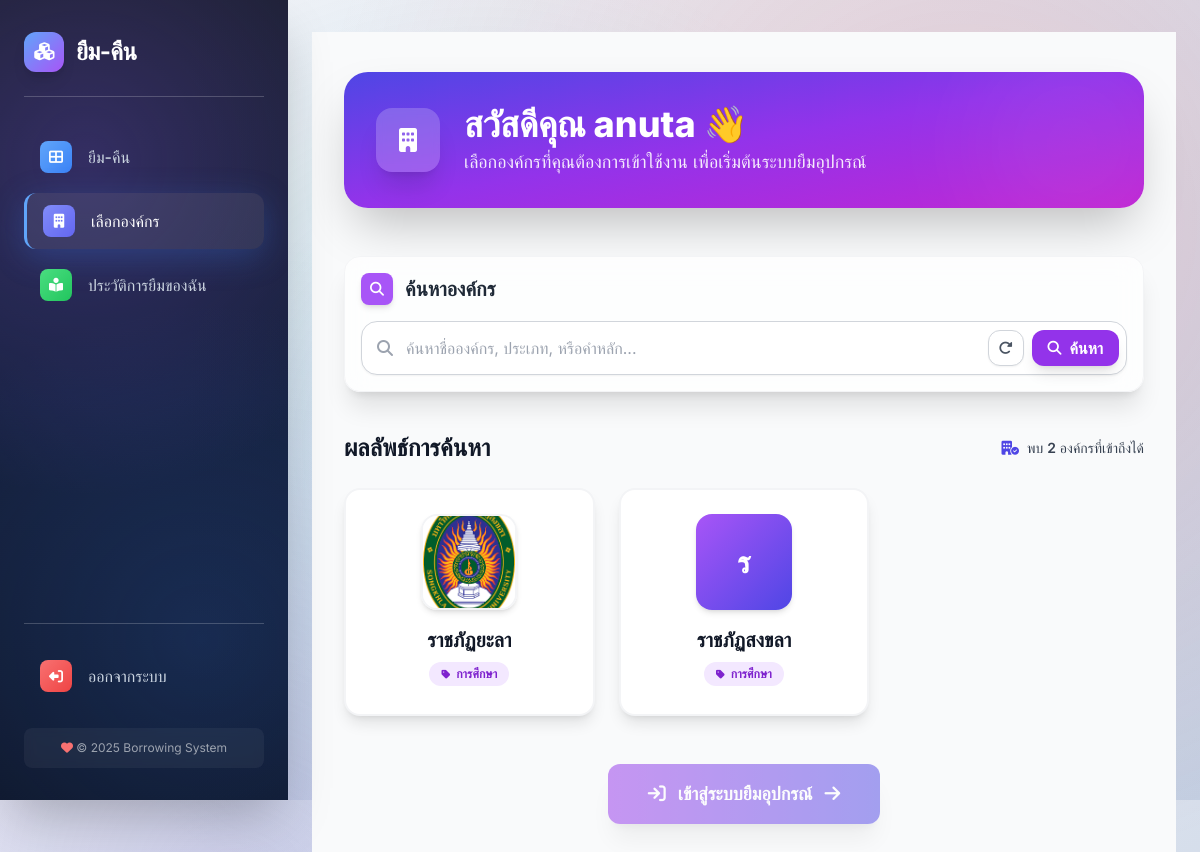
/pick-organization/ (signed in), run on the app's committed database.
### users/models.py (models this page shows, shortened)
class CustomUser(AbstractUser):
    organization = models.ForeignKey(Organization, on_delete=models.SET_NULL, null=True, blank=True, verbose_name="องค์กร")
    is_org_admin = models.BooleanField(default=False, verbose_name="ผู้ดูแลองค์กร")
    is_platform_admin = models.BooleanField(default=False, verbose_name="ผู้ดูแลแพลตฟอร์ม")
    phone_number = models.CharField(max_length=20, blank=True, null=True)
    profile_image = models.ImageField(upload_to='profiles/', blank=True, null=True)  # << เพิ่มบรรทัดนี้
    class Meta:
        verbose_name = "ผู้ใช้งาน"
        verbose_name_plural = "ผู้ใช้งาน"

class Organization(models.Model):
    name = models.CharField(max_length=255, unique=True, verbose_name="ชื่อองค์กร")
    address = models.TextField(verbose_name="ที่อยู่")
    business_type = models.CharField(max_length=255, verbose_name="ประเภทธุรกิจ", blank=True, null=True)
    logo = models.ImageField(upload_to='org_logos/', blank=True, null=True)
    class Meta:
        verbose_name = "องค์กร"
        verbose_name_plural = "องค์กร"

### users/views.py (the view)
# urls.py: path('pick-organization/', views.pick_organization, name='pick_organization'),
@login_required
def pick_organization(request):
    orgs = Organization.objects.all().order_by('name')
    if request.method == 'POST':
        org_id = request.POST.get('organization_id')
        org = get_object_or_404(Organization, id=org_id)
        request.session['current_org_id'] = org.id
        messages.success(request, f'เลือกองค์กร "{org.name}" เรียบร้อย')
        return redirect('user_dashboard')
    return render(request, 'users/pick_organization.html', {'orgs': orgs})

### users/context_processors.py (called while the page is built)
def unread_notifications_count(request):
    if request.user.is_authenticated:
        count = Notification.objects.filter(user=request.user, is_read=False).count()
        return {'unread_notifications_count': count}
    return {'unread_notifications_count': 0} # หากผู้ใช้ยังไม่ได้ล็อกอิน ให้ส่ง 0

### users/templates/users/pick_organization.html (shortened to what this page needs)
{% extends "users/base.html" %}
{% load static %}
{% block content %}
<div class="min-h-screen bg-gray-50 pt-10 pb-16">
  <div class="max-w-screen-xl mx-auto px-4 sm:px-6 lg:px-8">
    {% with display_name=request.user.get_full_name|default:request.user.username %}
    <div class="relative overflow-hidden rounded-3xl p-8 bg-gradient-to-br from-indigo-600 via-purple-600 to-fuchsia-600 text-white shadow-2xl mb-12">
      <div class="absolute top-0 right-0 -mt-6 -mr-6 h-48 w-48 rounded-full bg-white/10 blur-3xl opacity-70"></div>
      <div class="relative flex items-center gap-6">
        <div class="h-16 w-16 rounded-2xl bg-white/20 backdrop-blur-sm flex items-center justify-center shadow-xl">
          <i class="fa-solid fa-building text-white text-2xl"></i>
        </div>
        <div>
          <div class="text-3xl md:text-4xl font-extrabold mb-1">สวัสดีคุณ {{ display_name }} 👋</div>
          <p class="text-white/90 text-lg">เลือกองค์กรที่คุณต้องการเข้าใช้งาน เพื่อเริ่มต้นระบบยืมอุปกรณ์</p>
        </div>
      </div>
    </div>
    {% endwith %}
    <div class="mb-10">
      <div class="w-full p-4 rounded-2xl shadow-xl bg-white/70 backdrop-blur-md border border-gray-100">
        <div class="flex items-center gap-3 mb-4 text-gray-800">
          <span class="inline-flex items-center justify-center h-8 w-8 rounded-lg bg-purple-500 text-white shadow-md">
            <i class="fa-solid fa-search text-sm"></i>
          </span>
          <span class="text-xl font-bold">ค้นหาองค์กร</span>
        </div>
        <div class="relative w-full">
          <input
            type="text"
            id="searchOrg"
            placeholder="ค้นหาชื่อองค์กร, ประเภท, หรือคำหลัก..."
            class="block w-full pl-11 pr-28 py-3.5 rounded-2xl border border-gray-300 bg-white shadow-sm focus:outline-none focus:ring-2 focus:ring-purple-500 transition text-base"
            aria-label="ค้นหาองค์กร"
          />
          <div class="absolute inset-y-0 right-2 flex items-center gap-2">
            <button
              type="button"
              id="clearSearchBtn"
              class="inline-flex items-center justify-center h-9 w-9 rounded-xl border border-gray-300 bg-white text-gray-600 shadow-sm hover:bg-gray-100 transition"
              title="ล้างคำค้นหา"
              aria-label="ล้างคำค้นหา"
            >
              <i class="fa-solid fa-rotate-right text-sm"></i>
            </button>
            <button
              type="button"
              id="triggerSearchBtn"
              class="inline-flex items-center justify-center px-4 h-9 rounded-xl bg-purple-600 text-white font-semibold shadow-lg hover:bg-purple-700 transition"
              title="ค้นหา"
              aria-label="ค้นหา"
            >
              <i class="fa-solid fa-magnifying-glass mr-2 text-sm"></i> ค้นหา
            </button>
          </div>
        </div>
      </div>
    </div>
    {% if orgs %}
      <div class="flex flex-col md:flex-row md:items-center md:justify-between gap-2 mb-6 text-gray-700">
        <div>
          <h2 class="text-2xl font-bold text-gray-900">ผลลัพธ์การค้นหา</h2>
        </div>
        <div class="flex items-center gap-2 text-sm">
          <i class="fa-solid fa-building-circle-check text-indigo-600"></i>
          <span>พบ <span id="orgCount" class="font-semibold">{{ orgs|length }}</span> องค์กรที่เข้าถึงได้</span>
        </div>
      </div>
      <form method="post" id="pickOrgForm">
        <div id="orgGrid" class="grid grid-cols-1 sm:grid-cols-2 lg:grid-cols-3 xl:grid-cols-4 gap-6">
          {% for org in orgs %}
            <label class="org-card group cursor-pointer"
                   data-org-name="{{ org.name|lower }}"
                   data-org-type="{{ org.business_type|lower|default:'' }}">
              <div class="relative h-full bg-white rounded-2xl shadow-lg border-2 border-gray-100 peer-checked:border-purple-600 peer-checked:ring-4 peer-checked:ring-purple-200 hover:shadow-xl hover:scale-[1.02] transition-all duration-300 overflow-hidden">
                <div class="p-6 flex flex-col items-center text-center">
                  <div class="relative mb-4">
                    {% if org.logo %}
                      <img src="{{ org.logo.url }}" alt="{{ org.name }}"
                           class="h-24 w-24 object-cover rounded-2xl border-2 border-gray-100 shadow-md transition"
                           onerror="this.style.display='none'; this.nextElementSibling.classList.remove('hidden');" />
                    {% else %}
                      <div class="h-24 w-24 rounded-2xl bg-gradient-to-br from-purple-500 to-indigo-600 text-white flex items-center justify-center text-3xl font-bold shadow-md">
                        {{ org.name|slice:":1"|upper }}
                      </div>
                    {% endif %}
                  </div>
                  <div class="font-bold text-xl text-gray-900 mb-2 line-clamp-2">
                    {{ org.name }}
                  </div>
                  {% if org.business_type %}
                    <div class="inline-flex items-center gap-1.5 px-3 py-1 rounded-full bg-purple-100 text-purple-700 text-xs font-semibold">
                      <i class="fa-solid fa-tag text-[10px]"></i>
                      {{ org.business_type }}
                    </div>
                  {% endif %}
                </div>
              </div>
            </label>
          {% endfor %}
        </div>
        <div class="mt-12 flex justify-center">
          <button type="submit" id="submitButton" disabled
            class="group relative px-10 py-4 rounded-xl bg-gradient-to-r from-purple-600 to-indigo-600 text-white font-bold text-lg shadow-xl hover:shadow-2xl hover:scale-[1.02] transition disabled:opacity-50 disabled:cursor-not-allowed disabled:transform-none">
            <span class="flex items-center gap-3">
              <i class="fa-solid fa-arrow-right-to-bracket"></i>
              เข้าสู่ระบบยืมอุปกรณ์
              <i class="fa-solid fa-arrow-right group-hover:translate-x-1 transition-transform"></i>
            </span>
          </button>
        </div>
      </form>
    {% endif %}
  </div>
</div>
{% endblock %}

### users/templates/users/base.html (style rules this page uses)
:root { --sbw:18rem; --primary-gradient: linear-gradient(135deg, #667eea 0%, #764ba2 100%); --sidebar-gradient: linear-gradient(180deg, #1a1f2e 0%, #16213e 50%, #0f172a 100%); --glass-bg: rgba(255, 255, 255, 0.1); --glass-border: rgba(255, 255, 255, 0.2); }
* { box-sizing: border-box; }
body { font-family: 'Inter', sans-serif; background: linear-gradient(135deg, #f5f7fa 0%, #c3cfe2 100%); color: #2d3748; min-height: 100vh; display: flex; position: relative; overflow-x: hidden; }
body::before { content: ''; position: fixed; inset: 0; background: radial-gradient(circle at 20% 80%, rgba(120, 119, 198, 0.3) 0%, transparent 50%), radial-gradient(circle at 80% 20%, rgba(255, 107, 107, 0.2) 0%, transparent 50%), radial-gradient(circle at 40% 40%, rgba(120, 219, 226, 0.2) 0%, transparent 50%); pointer-events: none; z-index: -1; }

### data on the page
CustomUser: username "anuta"
Organization: logo (picture), name "ราชภัฏยะลา", business_type "การศึกษา"
Organization: name "ร", name "ราชภัฏสงขลา", business_type "การศึกษา"

### other printed values
{{ orgs|length }} "2"
